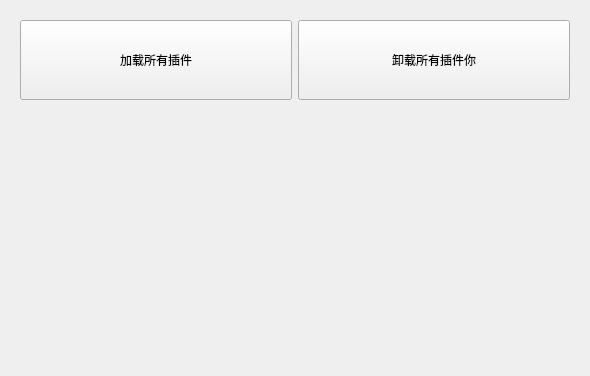
<?xml version="1.0" encoding="UTF-8"?>
<ui version="4.0">
 <class>Widget</class>
 <widget class="QWidget" name="Widget">
  <property name="geometry">
   <rect>
    <x>0</x>
    <y>0</y>
    <width>590</width>
    <height>376</height>
   </rect>
  </property>
  <property name="windowTitle">
   <string>Widget</string>
  </property>
  <layout class="QVBoxLayout" name="verticalLayout">
   <item>
    <widget class="QWidget" name="widget" native="true">
     <layout class="QHBoxLayout" name="horizontalLayout">
      <item>
       <widget class="QPushButton" name="pushButton">
        <property name="minimumSize">
         <size>
          <width>0</width>
          <height>80</height>
         </size>
        </property>
        <property name="maximumSize">
         <size>
          <width>16777215</width>
          <height>80</height>
         </size>
        </property>
        <property name="text">
         <string>加载所有插件</string>
        </property>
       </widget>
      </item>
      <item>
       <widget class="QPushButton" name="pushButton_3">
        <property name="minimumSize">
         <size>
          <width>0</width>
          <height>80</height>
         </size>
        </property>
        <property name="maximumSize">
         <size>
          <width>16777215</width>
          <height>80</height>
         </size>
        </property>
        <property name="text">
         <string>卸载所有插件你</string>
        </property>
       </widget>
      </item>
     </layout>
    </widget>
   </item>
   <item>
    <widget class="QStackedWidget" name="stackedWidget">
     <widget class="QWidget" name="page"/>
     <widget class="QWidget" name="page_2"/>
    </widget>
   </item>
  </layout>
 </widget>
 <resources/>
 <connections/>
</ui>
